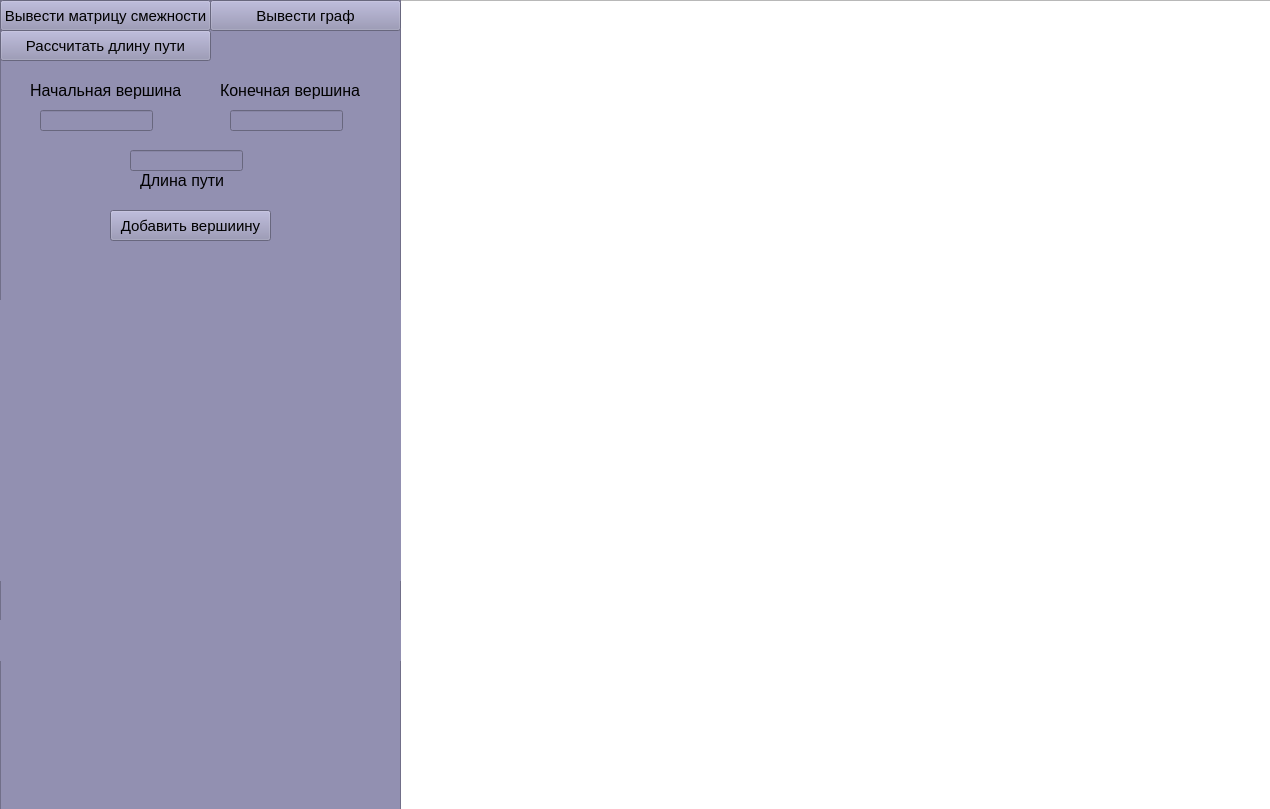
<?xml version="1.0" encoding="UTF-8"?>
<ui version="4.0">
 <class>graph</class>
 <widget class="QMainWindow" name="graph">
  <property name="geometry">
   <rect>
    <x>0</x>
    <y>0</y>
    <width>1270</width>
    <height>809</height>
   </rect>
  </property>
  <property name="windowTitle">
   <string>graph</string>
  </property>
  <widget class="QWidget" name="centralwidget">
   <widget class="QGraphicsView" name="graphicsView">
    <property name="geometry">
     <rect>
      <x>400</x>
      <y>0</y>
      <width>871</width>
      <height>811</height>
     </rect>
    </property>
   </widget>
   <widget class="QFrame" name="frame">
    <property name="geometry">
     <rect>
      <x>0</x>
      <y>0</y>
      <width>401</width>
      <height>811</height>
     </rect>
    </property>
    <property name="styleSheet">
     <string notr="true">background-color: rgb(146, 144, 177);</string>
    </property>
    <property name="frameShape">
     <enum>QFrame::StyledPanel</enum>
    </property>
    <property name="frameShadow">
     <enum>QFrame::Raised</enum>
    </property>
    <widget class="QLabel" name="label_3">
     <property name="geometry">
      <rect>
       <x>140</x>
       <y>170</y>
       <width>121</width>
       <height>21</height>
      </rect>
     </property>
     <property name="font">
      <font>
       <pointsize>12</pointsize>
      </font>
     </property>
     <property name="text">
      <string>Длина пути</string>
     </property>
    </widget>
    <widget class="QPushButton" name="pushButton">
     <property name="geometry">
      <rect>
       <x>110</x>
       <y>210</y>
       <width>161</width>
       <height>31</height>
      </rect>
     </property>
     <property name="font">
      <font>
       <pointsize>11</pointsize>
      </font>
     </property>
     <property name="text">
      <string>Добавить вершиину</string>
     </property>
    </widget>
    <widget class="QPushButton" name="drow">
     <property name="geometry">
      <rect>
       <x>210</x>
       <y>0</y>
       <width>191</width>
       <height>31</height>
      </rect>
     </property>
     <property name="font">
      <font>
       <pointsize>11</pointsize>
      </font>
     </property>
     <property name="text">
      <string>Вывести граф</string>
     </property>
    </widget>
    <widget class="QLabel" name="res">
     <property name="geometry">
      <rect>
       <x>0</x>
       <y>300</y>
       <width>401</width>
       <height>281</height>
      </rect>
     </property>
     <property name="font">
      <font>
       <pointsize>12</pointsize>
      </font>
     </property>
     <property name="text">
      <string/>
     </property>
    </widget>
    <widget class="QLabel" name="res2">
     <property name="geometry">
      <rect>
       <x>0</x>
       <y>620</y>
       <width>401</width>
       <height>41</height>
      </rect>
     </property>
     <property name="font">
      <font>
       <pointsize>10</pointsize>
      </font>
     </property>
     <property name="text">
      <string/>
     </property>
    </widget>
    <widget class="QPushButton" name="btn1">
     <property name="geometry">
      <rect>
       <x>0</x>
       <y>0</y>
       <width>211</width>
       <height>31</height>
      </rect>
     </property>
     <property name="font">
      <font>
       <pointsize>11</pointsize>
      </font>
     </property>
     <property name="text">
      <string>Вывести матрицу смежности</string>
     </property>
    </widget>
    <widget class="QLineEdit" name="final_2">
     <property name="geometry">
      <rect>
       <x>230</x>
       <y>110</y>
       <width>113</width>
       <height>21</height>
      </rect>
     </property>
    </widget>
    <widget class="QLineEdit" name="initial">
     <property name="geometry">
      <rect>
       <x>40</x>
       <y>110</y>
       <width>113</width>
       <height>21</height>
      </rect>
     </property>
    </widget>
    <widget class="QLabel" name="label_2">
     <property name="geometry">
      <rect>
       <x>220</x>
       <y>80</y>
       <width>151</width>
       <height>21</height>
      </rect>
     </property>
     <property name="font">
      <font>
       <pointsize>12</pointsize>
      </font>
     </property>
     <property name="text">
      <string>Конечная вершина</string>
     </property>
    </widget>
    <widget class="QPushButton" name="btn2">
     <property name="geometry">
      <rect>
       <x>0</x>
       <y>30</y>
       <width>211</width>
       <height>31</height>
      </rect>
     </property>
     <property name="font">
      <font>
       <pointsize>11</pointsize>
      </font>
     </property>
     <property name="text">
      <string>Рассчитать длину пути</string>
     </property>
    </widget>
    <widget class="QLabel" name="label">
     <property name="geometry">
      <rect>
       <x>30</x>
       <y>80</y>
       <width>151</width>
       <height>21</height>
      </rect>
     </property>
     <property name="font">
      <font>
       <pointsize>12</pointsize>
      </font>
     </property>
     <property name="text">
      <string>Начальная вершина</string>
     </property>
    </widget>
    <widget class="QLineEdit" name="edge">
     <property name="geometry">
      <rect>
       <x>130</x>
       <y>150</y>
       <width>113</width>
       <height>21</height>
      </rect>
     </property>
    </widget>
   </widget>
  </widget>
 </widget>
 <resources/>
 <connections/>
</ui>
